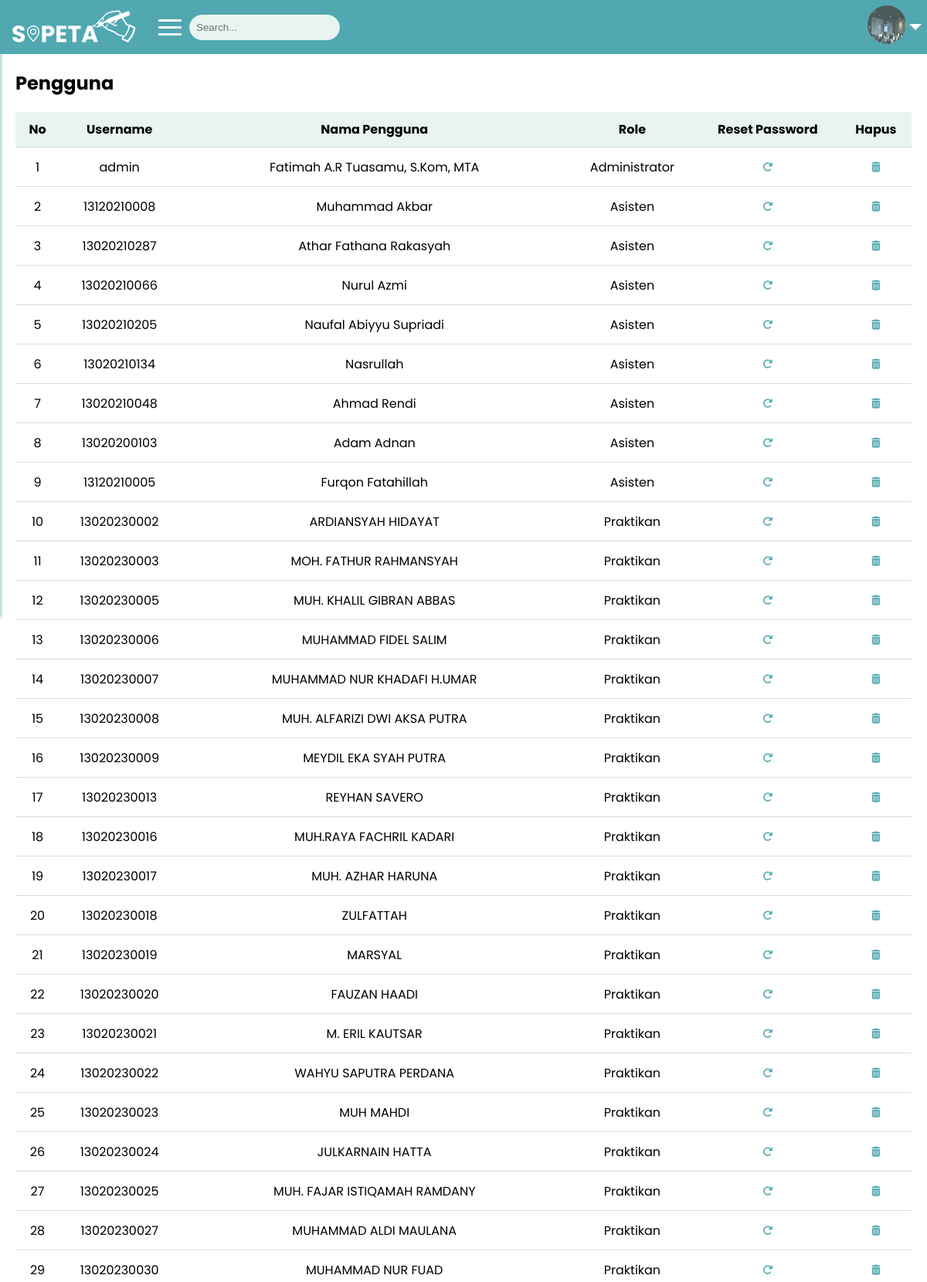
/public/pengguna (signed in, upper part), run on the app's committed database.
### tables this page shows
CREATE TABLE `mst_user` (
  `id_user` int(11) NOT NULL,
  `username` varchar(15) NOT NULL,
  `password` varchar(15) NOT NULL,
  `role` enum('Administrator','Asisten','Praktikan') NOT NULL
);

### app/controllers/Pengguna.php (called while the page is built, shortened)
<?php
class Pengguna extends Controller {
    public function index(){
        $data['judul'] = 'Pengguna';
        try {
        $data['pengguna'] = $this->model('Pengguna_model')->getAllUser();
        } catch (\Throwable $th) {
            echo $th;
        }
        $this->view('pengguna/index', $data);
    }
}

### app/core/App.php (called while the page is built, shortened)
<?php
class App {
    protected $method = 'index';
    protected $params = [];
    public function __construct() {
        $this->controller = new $this->controller;
        call_user_func_array([$this->controller, $this->method], $this->params);
    }
}

### public/index.php (called while the page is built, shortened)
<?php
$app = new App;

### app/core/Database.php (called while the page is built, shortened)
<?php
class Database {
    private $host = DB_HOST;
    private $user = DB_USER;
    private $password = DB_PASS;
    private $dbname = DB_NAME;
    private $dbh;
    private $stmt;
    public function __construct(){
        $dsn = 'mysql:host=' . $this->host . ';dbname=' . $this->dbname;
        $option = [
            PDO::ATTR_PERSISTENT => true,
            PDO::ATTR_ERRMODE => PDO::ERRMODE_EXCEPTION
        ];
        try {
            $this->dbh = new PDO($dsn, $this->user, $this->password, $option);
        } catch (PDOException $e) {
            die($e->getMessage());
        }
    }
    public function query($query){
        $this->stmt = $this->dbh->prepare($query);
    }
    public function bind($param, $value, $type = null){
        if(is_null($type)){
            switch(true){
                case is_int($value) :
                    $type = PDO::PARAM_INT;
                    break;
                case is_null($value) :
                    $type = PDO::PARAM_NULL;
                    break;
            }
        }
        $this->stmt->bindValue($param, $value, $type);
    }
    public function execute(){
        $this->stmt->execute();
    }
    public function resultSet(){
        $this->execute();
        return $this->stmt->fetchAll(PDO::FETCH_ASSOC);
    }
    public function single(){
        $this->execute();
        return $this->stmt->fetch(PDO::FETCH_ASSOC);
    }
}

### app/models/Pengguna_model.php (called while the page is built, shortened)
<?php
class Pengguna_model {
    private $table = "mst_user";
    private $db;
    public function __construct(){
        $this->db = new Database;
    }
    public function getAllUser(){
        try {
            $this->db->query('SELECT * FROM ' . $this->table);
            return $this->db->resultSet();
        } catch (\Throwable $th) {
            echo 'Error: ' . $th->getMessage();
        }
    }
    public function getDataUserById($id) {
        try {
            $this->db->query("SELECT
                                mst_administrator.nama_admin,
                                mst_asisten.nama_asisten,
                                mst_praktikan.nama_praktikan
                              FROM mst_user
                              LEFT JOIN mst_administrator ON mst_user.id_user = mst_administrator.id_user
                              LEFT JOIN mst_asisten ON mst_user.id_user = mst_asisten.id_user
                              LEFT JOIN mst_praktikan ON mst_user.id_user = mst_praktikan.id_user
                              WHERE mst_user.id_user = :id_user");
            $this->db->bind(':id_user', $id);
            return $this->db->single();
        } catch (\Throwable $th) {
            echo 'Error: ' . $th->getMessage();
        }
    }
}

### app/views/pengguna/index.php (the view, shortened to what this page needs)
<div class="content">
    <h2 style="margin-top: 70px;">Pengguna</h2>
    <table>
        <thead>
            <tr>
                <th>No</th>
                <th>Username</th>
                <th>Nama Pengguna</th>
                <th>Role</th>
                <th>Reset Password</th>
                <th>Hapus</th>
            </tr>
        </thead>
        <tbody>
            <?php $i = 1; foreach ($data['pengguna'] as $pengguna): ?>
                <tr>
                    <td><?= $i++?></td>
                    <td><?= $pengguna['username']; ?></td>
                    <td>
                        <?php
                        $id_user = $pengguna['id_user'];
                        $dataUser = $this->model('Pengguna_model')->getDataUserById($id_user);
                        $nama_pengguna = $dataUser['nama_admin'] . ' ' . $dataUser['nama_praktikan'] . ' ' . $dataUser['nama_asisten'];
                        echo $nama_pengguna;
                        ?>
                    </td>
                    <td><?= $pengguna['role']; ?></td>
                    <td style="position: relative;">
    <a class="btn-crud" href="<?= BASEURL; ?>/pengguna/resetPassword/<?= $pengguna['id_user']; ?>" onclick="return confirm('Apakah Anda yakin ingin mereset password pengguna ini?')">
    <i class="fa fa-arrow-rotate-right"></i>
    </a>
</td>
                    <td style="position: relative;">
                <a class="btn-crud" href="<?= BASEURL; ?>/Pengguna/" onclick="hapusPengguna('<?= $pengguna['id_user']; ?>')">
                    <i class="fa fa-trash-can"></i>
                </a>
            </td>
                </tr>
            <?php endforeach; ?>
        </tbody>
    </table>
</div>

### public/css/style.css (style rules this page uses)
body { font-family: poppins; margin: 0; padding: 0; }
a { color: #51A8B1; text-decoration: none; display: block; margin-top: 30px; font-size: 13px; }

### public/css/style2.css (style rules this page uses)
body { margin: 0; font-family: 'Poppins', sans-serif; }
.btn-crud i { position: absolute; top: 50%; left: 50%; transform: translate(-50%, -50%); }
.content { margin-left: 0; padding: 20px; }
table { width: 100%; border-collapse: collapse; margin-top: 20px; }
th, td { padding: 10px; text-align: center; border-bottom: 1px solid #ddd; }
th { background-color: #E7F4EF; color: #000000; text-align: center; }

### data on the page
mst_user: username "admin", nama_pengguna "Fatimah A.R Tuasamu, S.Kom, MTA", role "Administrator"
mst_user: username "13120210008", nama_pengguna "Muhammad Akbar", role "Asisten"
mst_user: username "13020210287", nama_pengguna "Athar Fathana Rakasyah", role "Asisten"
mst_user: username "13020210066", nama_pengguna "Nurul Azmi", role "Asisten"
mst_user: username "13020210205", nama_pengguna "Naufal Abiyyu Supriadi", role "Asisten"
mst_user: username "13020210134", nama_pengguna "Nasrullah", role "Asisten"
mst_user: username "13020210048", nama_pengguna "Ahmad Rendi", role "Asisten"
mst_user: username "13020200103", nama_pengguna "Adam Adnan", role "Asisten"
mst_user: username "13120210005", nama_pengguna "Furqon Fatahillah", role "Asisten"
mst_user: username "13020230002", nama_pengguna "ARDIANSYAH HIDAYAT", role "Praktikan"
mst_user: username "13020230003", nama_pengguna "MOH. FATHUR RAHMANSYAH", role "Praktikan"
mst_user: username "13020230005", nama_pengguna "MUH. KHALIL GIBRAN ABBAS", role "Praktikan"
mst_user: username "13020230006", nama_pengguna "MUHAMMAD FIDEL SALIM", role "Praktikan"
mst_user: username "13020230007", nama_pengguna "MUHAMMAD NUR KHADAFI H.UMAR", role "Praktikan"
mst_user: username "13020230008", nama_pengguna "MUH. ALFARIZI DWI AKSA PUTRA", role "Praktikan"
mst_user: username "13020230009", nama_pengguna "MEYDIL EKA SYAH PUTRA", role "Praktikan"
mst_user: username "13020230013", nama_pengguna "REYHAN SAVERO", role "Praktikan"
mst_user: username "13020230016", nama_pengguna "MUH.RAYA FACHRIL KADARI", role "Praktikan"
mst_user: username "13020230017", nama_pengguna "MUH. AZHAR HARUNA", role "Praktikan"
mst_user: username "13020230018", nama_pengguna "ZULFATTAH", role "Praktikan"
mst_user: username "13020230019", nama_pengguna "MARSYAL", role "Praktikan"
mst_user: username "13020230020", nama_pengguna "FAUZAN HAADI", role "Praktikan"
mst_user: username "13020230021", nama_pengguna "M. ERIL KAUTSAR", role "Praktikan"
mst_user: username "13020230022", nama_pengguna "WAHYU SAPUTRA PERDANA", role "Praktikan"
mst_user: username "13020230023", nama_pengguna "MUH MAHDI", role "Praktikan"
mst_user: username "13020230024", nama_pengguna "JULKARNAIN HATTA", role "Praktikan"
mst_user: username "13020230025", nama_pengguna "MUH. FAJAR ISTIQAMAH RAMDANY", role "Praktikan"
mst_user: username "13020230027", nama_pengguna "MUHAMMAD ALDI MAULANA", role "Praktikan"
mst_user: username "13020230030", nama_pengguna "MUHAMMAD NUR FUAD", role "Praktikan"
